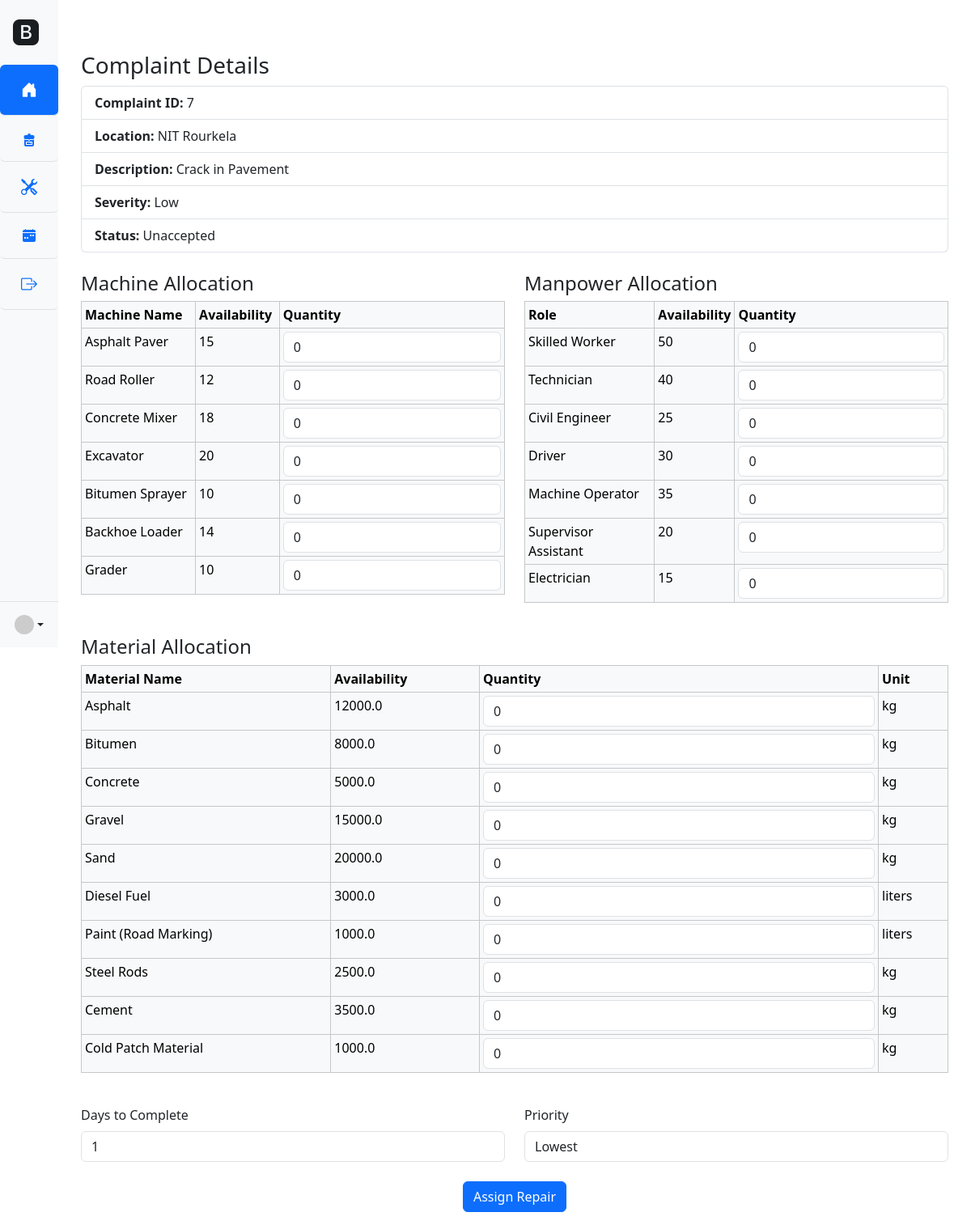
The app's page /supervisor/assign_repair/7 with its own data.
### backend/app/models.py (models this page shows)
class Complaint(db.Model):
    __tablename__ = 'complaint'
    id: Mapped[int] = mapped_column(Integer, primary_key=True)
    clerk_id: Mapped[int] = mapped_column(Integer, ForeignKey('user.id'), nullable=False)
    residence_id: Mapped[int] = mapped_column(Integer, ForeignKey('user.id'), nullable=False)
    branch_office_id: Mapped[int] = mapped_column(Integer, ForeignKey('branch_office.id'), nullable=True)
    location: Mapped[str] = mapped_column(String(255), nullable=False)
    description: Mapped[str] = mapped_column(String(255), nullable=False)
    severity: Mapped[str] = mapped_column(String(50), nullable=False)
    status: Mapped[str] = mapped_column(String(50), nullable=False, default='unaccepted') #unaccepted, accepted, in_progress, completed
    date_reported: Mapped[DateTime] = mapped_column(DateTime, default=lambda: datetime.now(timezone.utc))
    repair = db.relationship('Repair', backref='complaint', lazy=True, uselist=False)

class ResourceMachine(db.Model):
    __tablename__ = 'resource_machine'
    id: Mapped[int] = mapped_column(Integer, primary_key=True)
    name: Mapped[str] = mapped_column(String(100), nullable=False)
    total_available: Mapped[int] = mapped_column(Integer, nullable=False)
    currently_allocated: Mapped[int] = mapped_column(Integer, nullable=False, default=0)
    in_use: Mapped[int] = mapped_column(Integer, nullable=False, default=0)
    currently_requested: Mapped[int] = mapped_column(Integer, nullable=False, default=0)
    status: Mapped[str] = mapped_column(String(50), nullable=False, default="Available")

class ResourceManpower(db.Model):
    __tablename__ = 'resource_manpower'
    id: Mapped[int] = mapped_column(Integer, primary_key=True)
    role: Mapped[str] = mapped_column(String(100), nullable=False)
    total_available: Mapped[int] = mapped_column(Integer, nullable=False)
    in_use: Mapped[int] = mapped_column(Integer, nullable=False, default=0)
    currently_allocated: Mapped[int] = mapped_column(Integer, nullable=False, default=0)
    currently_requested: Mapped[int] = mapped_column(Integer, nullable=False, default=0)
    status: Mapped[str] = mapped_column(String(50), nullable=False, default="Available")

class ResourceMaterial(db.Model):
    __tablename__ = 'resource_material'
    id: Mapped[int] = mapped_column(Integer, primary_key=True)
    name: Mapped[str] = mapped_column(String(100), nullable=False)
    total_available: Mapped[int] = mapped_column(Float, nullable=False)  # float for kg, liters etc.
    currently_allocated: Mapped[int] = mapped_column(Float, nullable=False, default=0.0)
    currently_requested: Mapped[int] = mapped_column(Float, nullable=False, default=0.0)
    in_use: Mapped[int] = mapped_column(Float, nullable=False, default=0.0)
    unit: Mapped[str] = mapped_column(String(50), nullable=False)  # like kg, liters, tons
    status: Mapped[str] = mapped_column(String(50), nullable=False, default="Available")

### backend/app/supervisor_routes.py (the view, shortened to what this page needs)
@supervisor_bp.route('/assign_repair/<int:complaint_id>', methods=['GET', 'POST'])
def assign_repair(complaint_id):
    complaint = Complaint.query.get_or_404(complaint_id)
    form = RepairForm()
    existing_repair = Repair.query.filter_by(complaint_id=complaint.id).first()
    existing_machine_allocs = RepairMachineAllocation.query.filter_by(repair_id=existing_repair.id).all() if existing_repair else []
    existing_manpower_allocs = RepairManpowerAllocation.query.filter_by(repair_id=existing_repair.id).all() if existing_repair else []
    existing_material_allocs = RepairMaterialAllocation.query.filter_by(repair_id=existing_repair.id).all() if existing_repair else []
    machine_alloc_map = {alloc.machine_id: alloc for alloc in existing_machine_allocs}
    manpower_alloc_map = {alloc.manpower_id: alloc for alloc in existing_manpower_allocs}
    material_alloc_map = {alloc.material_id: alloc for alloc in existing_material_allocs}
    if existing_repair and request.method == 'GET':
        form.process(obj=existing_repair)
    return render_template(
        'supervisor/assign_repair.html',
        form=form,
        complaint=complaint,
        machines=ResourceMachine.query.all(),
        manpower=ResourceManpower.query.all(),
        materials=ResourceMaterial.query.all(),  # <--- New
        existing_repair=existing_repair,
        machine_alloc_map=machine_alloc_map,
        manpower_alloc_map=manpower_alloc_map,
        material_alloc_map=material_alloc_map  # <--- New
    )

### backend/app/forms.py (shortened to what this page needs)
class RepairForm(FlaskForm):
    machine_ids = FieldList(IntegerField('Machine ID'), min_entries=0)
    machine_quantities = FieldList(IntegerField('Quantity'), min_entries=0)
    manpower_ids = FieldList(IntegerField('Manpower ID'), min_entries=0)
    manpower_quantities = FieldList(IntegerField('Quantity'), min_entries=0)
    material_ids = FieldList(IntegerField('Material ID'), min_entries=0)  # 🆕
    material_quantities = FieldList(IntegerField('Quantity'), min_entries=0)  # 🆕
    priority = SelectField(
        'Priority',
        coerce=int,
        choices=[(1, 'Lowest'), (2, 'Low'), (3, 'Medium'), (4, 'High'), (5, 'Extreme')],
        validators=[DataRequired()]
    )
    complaint_id = HiddenField('Complaint ID')
    days_to_complete = IntegerField('Days to Complete', default=1, validators=[DataRequired(), NumberRange(min=1)])
    submit = SubmitField('Assign Repair')

### frontend/templates/supervisor/assign_repair.html (shortened to what this page needs)
{% extends "supervisor/base.html" %}
{% block content %}
<div class="container mt-5" id="supervisor-dashboard">
    <form method="POST" action="{{ url_for('supervisor.assign_repair', complaint_id=complaint.id) }}">
        <div class="row mb-4">
            <div class="col-md-12">
                <h3>Complaint Details</h3>
                <ul class="list-group">
                    <li class="list-group-item"><strong>Complaint ID:</strong> {{ complaint.id }}</li>
                    <li class="list-group-item"><strong>Location:</strong> {{ complaint.location }}</li>
                    <li class="list-group-item"><strong>Description:</strong> {{ complaint.description }}</li>
                    <li class="list-group-item"><strong>Severity:</strong> {{ complaint.severity }}</li>
                    <li class="list-group-item"><strong>Status:</strong> {{ complaint.status }}</li>
                </ul>
            </div>
        </div>
        <div class="row">
            <div class="col-md-6">
                <h4>Machine Allocation</h4>
                <table class="table table-light table-sm table-bordered">
                    <thead>
                        <tr>
                            <th>Machine Name</th>
                            <th>Availability</th>
                            <th>Quantity</th>
                        </tr>
                    </thead>
                    <tbody>
                        {% for machine in machines %}
                        {% set existing_alloc = machine_alloc_map.get(machine.id) %}
                        <tr>
                            <td>
                                {{ machine.name }}
                            </td>
                            <td>{{ machine.total_available }}</td>
                            <td>
                                <input type="number" name="machine_quantities[]" class="form-control" min="0"
                                    value="{{ existing_alloc.quantity_requested + existing_alloc.quantity_allocated if existing_alloc else 0 }}">
                            </td>
                        </tr>
                        {% endfor %}
                    </tbody>
                </table>
            </div>
            <div class="col-md-6">
                <h4>Manpower Allocation</h4>
                <table class="table table-light table-sm table-bordered">
                    <thead>
                        <tr>
                            <th>Role</th>
                            <th>Availability</th>
                            <th>Quantity</th>
                        </tr>
                    </thead>
                    <tbody>
                        {% for person in manpower %}
                        {% set existing_alloc = manpower_alloc_map.get(person.id) %}
                        <tr>
                            <td>
                                {{ person.role }}
                            </td>
                            <td>{{ person.total_available }}</td>
                            <td>
                                <input type="number" name="manpower_quantities[]" class="form-control" min="0"
                                    value="{{ existing_alloc.quantity_requested + existing_alloc.quantity_allocated if existing_alloc else 0 }}">
                            </td>
                        </tr>
                        {% endfor %}
                    </tbody>
                </table>
            </div>
        </div>
        <div class="row mt-4">
            <div class="col-md-12">
                <h4>Material Allocation</h4>
                <table class="table table-light table-sm table-bordered">
                    <thead>
                        <tr>
                            <th>Material Name</th>
                            <th>Availability</th>
                            <th>Quantity</th>
                            <th>Unit</th>
                        </tr>
                    </thead>
                    <tbody>
                        {% for material in materials %}
                        {% set existing_alloc = material_alloc_map.get(material.id) %}
                        <tr>
                            <td>
                                {{ material.name }}
                            </td>
                            <td>{{ material.total_available }}</td>
                            <td>
                                <input type="number" name="material_quantities[]" class="form-control" min="0"
                                    value="{{ existing_alloc.quantity_requested + existing_alloc.quantity_allocated if existing_alloc else 0 }}">
                            </td>
                            <td>
                                {{material.unit}}
                            </td>
                        </tr>
                        {% endfor %}
                    </tbody>
                </table>
            </div>
        </div>
        <div class="row mt-4">
            <div class="col-md-6">
                {{ form.days_to_complete.label(class="form-label") }}
                {{ form.days_to_complete(class="form-control") }}
            </div>
            <div class="col-md-6">
                {{ form.priority.label(class="form-label") }}
                {{ form.priority(class="form-control") }}
            </div>
        </div>
        <div class="d-flex justify-content-center mt-4">
            {{ form.submit(class="btn btn-primary") }}
        </div>
    </form>
</div>
{% endblock %}

### frontend/static/css/supervisor.css (style rules this page uses)
tr td, tr th { size: 8px; }

### records on screen
Complaint: id "7", location "NIT Rourkela", description "Crack in Pavement", severity "Low", status "Unaccepted"
ResourceMachine: name "Asphalt Paver", total_available "15", quantity_requested "0"
ResourceMachine: name "Road Roller", total_available "12", quantity_requested "0"
ResourceMachine: name "Concrete Mixer", total_available "18", quantity_requested "0"
ResourceMachine: name "Excavator", total_available "20", quantity_requested "0"
ResourceMachine: name "Bitumen Sprayer", total_available "10", quantity_requested "0"
ResourceMachine: name "Backhoe Loader", total_available "14", quantity_requested "0"
ResourceMachine: name "Grader", total_available "10", quantity_requested "0"
ResourceManpower: role "Skilled Worker", total_available "50", quantity_requested "0"
ResourceManpower: role "Technician", total_available "40", quantity_requested "0"
ResourceManpower: role "Civil Engineer", total_available "25", quantity_requested "0"
ResourceManpower: role "Driver", total_available "30", quantity_requested "0"
ResourceManpower: role "Machine Operator", total_available "35", quantity_requested "0"
ResourceManpower: role "Supervisor Assistant", total_available "20", quantity_requested "0"
ResourceManpower: role "Electrician", total_available "15", quantity_requested "0"
ResourceMaterial: name "Asphalt", total_available "12000.0", quantity_requested "0", unit "kg"
ResourceMaterial: name "Bitumen", total_available "8000.0", quantity_requested "0", unit "kg"
ResourceMaterial: name "Concrete", total_available "5000.0", quantity_requested "0", unit "kg"
ResourceMaterial: name "Gravel", total_available "15000.0", quantity_requested "0", unit "kg"
ResourceMaterial: name "Sand", total_available "20000.0", quantity_requested "0", unit "kg"
ResourceMaterial: name "Diesel Fuel", total_available "3000.0", quantity_requested "0", unit "liters"
ResourceMaterial: name "Paint (Road Marking)", total_available "1000.0", quantity_requested "0", unit "liters"
ResourceMaterial: name "Steel Rods", total_available "2500.0", quantity_requested "0", unit "kg"
ResourceMaterial: name "Cement", total_available "3500.0", quantity_requested "0", unit "kg"
ResourceMaterial: name "Cold Patch Material", total_available "1000.0", quantity_requested "0", unit "kg"
